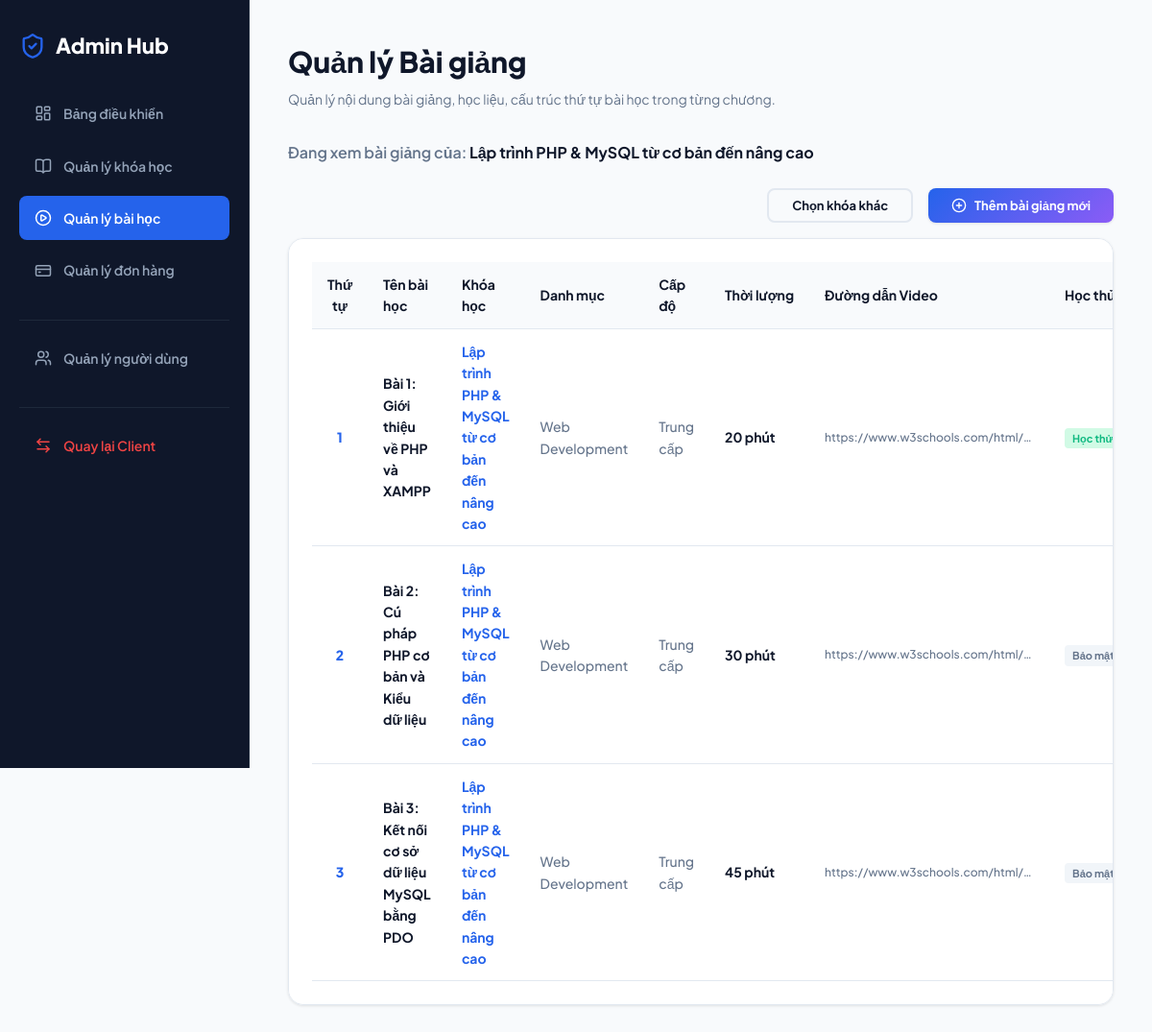
Page /admin/lessons.php?course_id=2 (signed in) on the committed database.
### tables this page shows
CREATE TABLE `courses` (
  `id` int NOT NULL AUTO_INCREMENT,
  `title` varchar(200) NOT NULL,
  `slug` varchar(255) NOT NULL,
  `description` text,
  `thumbnail` text,
  `price` decimal(10,2) NOT NULL,
  `discount_price` decimal(10,2) DEFAULT NULL,
  `level` varchar(50) NOT NULL,
  `category` varchar(100) NOT NULL,
  `instructor` varchar(100) DEFAULT NULL,
  `duration` int DEFAULT NULL,
  `total_lectures` int DEFAULT NULL,
  `published` tinyint(1) DEFAULT '0',
  `enrollment_count` int DEFAULT '0',
  `rating` double DEFAULT '0',
  `rating_count` int DEFAULT '0',
  `created_at` timestamp NULL DEFAULT CURRENT_TIMESTAMP,
  `updated_at` timestamp NULL DEFAULT CURRENT_TIMESTAMP ON UPDATE CURRENT_TIMESTAMP,
  PRIMARY KEY (`id`),
  UNIQUE KEY `slug` (`slug`)
);

CREATE TABLE `lessons` (
  `id` int NOT NULL AUTO_INCREMENT,
  `course_id` int NOT NULL,
  `title` varchar(255) NOT NULL,
  `description` text,
  `video_url` text,
  `duration` int DEFAULT NULL,
  `order_index` int NOT NULL,
  `is_free` tinyint(1) DEFAULT '0',
  `created_at` timestamp NULL DEFAULT CURRENT_TIMESTAMP,
  `updated_at` timestamp NULL DEFAULT CURRENT_TIMESTAMP ON UPDATE CURRENT_TIMESTAMP,
  PRIMARY KEY (`id`),
  KEY `course_id` (`course_id`),
  CONSTRAINT `lessons_ibfk_1` FOREIGN KEY (`course_id`) REFERENCES `courses` (`id`) ON DELETE CASCADE
);

### admin/lessons.php (the view, shortened to what this page needs)
<?php
require_once __DIR__ . '/../config/db.php';
$action = $_GET['action'] ?? 'list';
$selected_course_id = intval($_GET['course_id'] ?? 0);
$search = trim($_GET['search'] ?? '');
$category_filter = trim($_GET['category'] ?? 'all');
$level_filter = trim($_GET['level'] ?? 'all');
$level_labels = [
    'all' => 'Tất cả cấp độ',
    'BEGINNER' => 'Cơ bản',
    'INTERMEDIATE' => 'Trung cấp',
    'ADVANCED' => 'Nâng cao',
];
$all_courses = [];
$filtered_courses = [];
try {
    $all_courses = $pdo->query("SELECT id, title, category, level FROM courses ORDER BY id DESC")->fetchAll() ?: [];
    $course_sql = "SELECT id, title, category, level FROM courses";
    $course_params = [];
    $course_sql .= " ORDER BY id DESC";
    $stmt = $pdo->prepare($course_sql);
    $stmt->execute($course_params);
    $filtered_courses = $stmt->fetchAll() ?: [];
} catch (PDOException $e) {
    $error_msg = 'Không thể tải danh sách khóa học phục vụ bộ lọc.';
}
$selected_course_title = '';
foreach ($all_courses as $course_option) {
    if ((int) $course_option['id'] === $selected_course_id) {
        $selected_course_title = $course_option['title'];
        break;
    }
}
$lessons = [];
if ($action === 'list' && $selected_course_id > 0) {
    try {
        $sql = "
            SELECT l.*, c.title AS course_title, c.category, c.level
            FROM lessons l
            JOIN courses c ON c.id = l.course_id
            WHERE l.course_id = ?
        ";
        $sql .= " ORDER BY c.id DESC, l.order_index ASC";
        $stmt = $pdo->prepare($sql);
        $stmt->execute([$selected_course_id]);
        $lessons = $stmt->fetchAll() ?: [];
    } catch (PDOException $e) {
        $error_msg = 'Không thể tải danh sách bài giảng.';
    }
}
?>
<!DOCTYPE html>
<html lang="vi">
<head>
    <link rel="stylesheet" href="../assets/css/admin.css">
</head>
<body>
    <div class="admin-wrapper">
        <aside class="admin-sidebar">
            <div class="admin-sidebar-logo">
                <i data-lucide="shield-check" style="stroke: var(--primary); width: 28px; height: 28px;"></i>
                <span>Admin Hub</span>
            </div>
            <ul class="admin-menu-list">
                <li class="admin-menu-item">
                    <a href="dashboard.php">
                        <i data-lucide="layout-dashboard" style="width: 18px; height: 18px;"></i>
                        Bảng điều khiển
                    </a>
                </li>
                <li class="admin-menu-item">
                    <a href="courses.php">
                        <i data-lucide="book-open" style="width: 18px; height: 18px;"></i>
                        Quản lý khóa học
                    </a>
                </li>
                <li class="admin-menu-item active">
                    <a href="lessons.php">
                        <i data-lucide="play-circle" style="width: 18px; height: 18px;"></i>
                        Quản lý bài học
                    </a>
                </li>
                <li class="admin-menu-item">
                    <a href="orders.php">
                        <i data-lucide="credit-card" style="width: 18px; height: 18px;"></i>
                        Quản lý đơn hàng
                    </a>
                </li>
                <li class="admin-menu-item" style="margin-top: 20px; border-top: 1px solid #1e293b; padding-top: 16px;">
                    <a href="users.php">
                        <i data-lucide="users" style="width: 18px; height: 18px;"></i>
                        Quản lý người dùng
                    </a>
                </li>
                <li class="admin-menu-item" style="margin-top: 20px; border-top: 1px solid #1e293b; padding-top: 16px;">
                    <a href="../index.php" style="color: #ef4444;">
                        <i data-lucide="arrow-left-right" style="width: 18px; height: 18px;"></i>
                        Quay lại Client
                    </a>
                </li>
            </ul>
        </aside>
        <main class="admin-container">
            <div style="display: flex; justify-content: space-between; align-items: center; margin-bottom: 32px;">
                <div>
                    <h1 style="font-size: 30px; font-weight: 800; color: var(--text-main); margin-bottom: 4px;">
                        <?php
                            if ($action === 'list') echo 'Quản lý Bài giảng';
                            elseif ($action === 'add') echo 'Thêm bài học mới';
                            elseif ($action === 'edit') echo 'Sửa bài học';
                            elseif ($action === 'view') echo 'Chi tiết bài học';
                        ?>
                    </h1>
                    <p style="color: var(--text-muted); font-size: 14px;">Quản lý nội dung bài giảng, học liệu, cấu trúc thứ tự bài học trong từng chương.</p>
                </div>
            </div>
            <?php if ($action === 'list'): ?>
                <?php if ($selected_course_id <= 0): ?>
                    <div class="admin-table-card" style="margin-bottom: 30px;">
                        <h3 style="font-size: 18px; font-weight: 800; margin-bottom: 16px;">Chọn khóa học để xem bài giảng</h3>
                        <?php if (empty($filtered_courses)): ?>
                            <p style="color: var(--text-muted); font-style: italic; text-align: center; padding: 40px 0;">Không tìm thấy khóa học phù hợp.</p>
                        <?php else: ?>
                            <table style="width: 100%; border-collapse: collapse; text-align: left; font-size: 14px;">
                                <thead>
                                    <tr style="border-bottom: 1px solid var(--border); font-weight: 700; color: var(--text-main); background-color: var(--bg-main);">
                                        <th style="padding: 12px 16px;">Khóa học</th>
                                        <th style="padding: 12px 16px;">Danh mục</th>
                                        <th style="padding: 12px 16px;">Cấp độ học tập</th>
                                        <th style="padding: 12px 16px; text-align: center;">Thao tác</th>
                                    </tr>
                                </thead>
                                <tbody>
                                    <?php foreach ($filtered_courses as $course_option): ?>
                                        <tr style="border-bottom: 1px solid var(--border); font-weight: 500;">
                                            <td style="padding: 12px 16px;"><strong><?php echo htmlspecialchars($course_option['title']); ?></strong></td>
                                            <td style="padding: 12px 16px; color: var(--text-muted);"><?php echo htmlspecialchars($course_option['category']); ?></td>
                                            <td style="padding: 12px 16px; color: var(--text-muted);"><?php echo htmlspecialchars($level_labels[$course_option['level']] ?? $course_option['level']); ?></td>
                                            <td style="padding: 12px 16px; text-align: center;">
                                                <a href="lessons.php?course_id=<?php echo $course_option['id']; ?>&search=<?php echo urlencode($search); ?>&category=<?php echo urlencode($category_filter); ?>&level=<?php echo urlencode($level_filter); ?>" class="btn btn-primary" style="height: 32px; padding: 6px 12px; font-size: 12px; border-radius: 4px;">Xem bài giảng</a>
                                            </td>
                                        </tr>
                                    <?php endforeach; ?>
                                </tbody>
                            </table>
                        <?php endif; ?>
                    </div>
                <?php else: ?>
                    <div style="display: flex; justify-content: space-between; align-items: center; margin-bottom: 16px; gap: 24px; flex-wrap: wrap;">
                        <div style="color: var(--text-muted); font-weight: 600;">
                            Đang xem bài giảng của: <strong style="color: var(--text-main);"><?php echo htmlspecialchars($selected_course_title); ?></strong>
                        </div>
                        <div style="display: flex; align-items: center; gap: 16px; margin-left: auto;">
                            <a href="lessons.php?search=<?php echo urlencode($search); ?>&category=<?php echo urlencode($category_filter); ?>&level=<?php echo urlencode($level_filter); ?>" class="btn btn-outline" style="height: 36px; font-size: 13px; border-radius: var(--radius-sm);">Chọn khóa khác</a>
                            <a href="lessons.php?action=add&course_id=<?php echo $selected_course_id; ?>" class="btn btn-primary" style="height: 36px; font-size: 13px; border-radius: var(--radius-sm);">
                                <i data-lucide="plus-circle" style="width: 16px; height: 16px;"></i>
                                Thêm bài giảng mới
                            </a>
                        </div>
                    </div>
                    <div class="admin-table-card">
                        <?php if (empty($lessons)): ?>
                            <p style="color: var(--text-muted); font-style: italic; text-align: center; padding: 40px 0;">Không tìm thấy bài giảng phù hợp.</p>
                        <?php else: ?>
                            <table style="width: 100%; border-collapse: collapse; text-align: left; font-size: 14px;">
                                <thead>
                                    <tr style="border-bottom: 1px solid var(--border); font-weight: 700; color: var(--text-main); background-color: var(--bg-main);">
                                        <th style="padding: 12px 16px; width: 80px; text-align: center;">Thứ tự</th>
                                        <th style="padding: 12px 16px;">Tên bài học</th>
                                        <th style="padding: 12px 16px;">Khóa học</th>
                                        <th style="padding: 12px 16px;">Danh mục</th>
                                        <th style="padding: 12px 16px;">Cấp độ</th>
                                        <th style="padding: 12px 16px; white-space: nowrap; min-width: 96px;">Thời lượng</th>
                                        <th style="padding: 12px 16px;">Đường dẫn Video</th>
                                        <th style="padding: 12px 16px;">Học thử</th>
                                    </tr>
                                </thead>
                                <tbody>
                                    <?php foreach ($lessons as $l): ?>
                                        <tr style="border-bottom: 1px solid var(--border); font-weight: 500;">
                                            <td style="padding: 12px 16px; font-weight: 800; color: var(--primary); text-align: center;"><?php echo htmlspecialchars($l['order_index']); ?></td>
                                            <td style="padding: 12px 16px;"><strong><?php echo htmlspecialchars($l['title']); ?></strong></td>
                                            <td style="padding: 12px 16px;"><a href="courses.php?action=view&id=<?php echo $l['course_id']; ?>" style="color: var(--primary); font-weight: 700;"><?php echo htmlspecialchars($l['course_title']); ?></a></td>
                                            <td style="padding: 12px 16px; color: var(--text-muted);"><?php echo htmlspecialchars($l['category']); ?></td>
                                            <td style="padding: 12px 16px; color: var(--text-muted);"><?php echo htmlspecialchars($level_labels[$l['level']] ?? $l['level']); ?></td>
                                            <td style="padding: 12px 16px; font-weight: 700; color: var(--text-main); white-space: nowrap;"><?php echo htmlspecialchars($l['duration']); ?> phút</td>
                                            <td style="padding: 12px 16px; color: var(--text-muted); font-size: 12px; max-width: 250px; overflow: hidden; text-overflow: ellipsis; white-space: nowrap;" title="<?php echo htmlspecialchars($l['video_url']); ?>">
                                                <?php echo htmlspecialchars($l['video_url']); ?>
                                            </td>
                                            <td style="padding: 12px 16px;">
                                                <?php
                                                    echo $l['is_free'] == 1
                                                        ? '<span style="background-color:#d1fae5;color:var(--success);padding:2px 8px;border-radius:4px;font-size:11px;font-weight:700;white-space:nowrap;display:inline-flex;align-items:center;">Học thử (Free)</span>'
                                                        : '<span style="background-color:#f1f5f9;color:var(--text-muted);padding:2px 8px;border-radius:4px;font-size:11px;font-weight:700;white-space:nowrap;display:inline-flex;align-items:center;">Bảo mật</span>';
                                                ?>
                                            </td>
                                        </tr>
                                    <?php endforeach; ?>
                                </tbody>
                            </table>
                        <?php endif; ?>
                    </div>
                <?php endif; ?>
            <?php endif; ?>
        </main>
    </div>
</body>
</html>

### rows in the picture
courses: title "Lập trình PHP & MySQL từ cơ bản đến nâng cao"
lessons: order_index "1", title "Bài 1: Giới thiệu về PHP và XAMPP", course.title "Lập trình PHP & MySQL từ cơ bản đến nâng cao", course.category "Web Development", course.level "Trung cấp", duration "20", video_url "https://www.w3schools.com/html/…", is_free "Học thử…"
lessons: order_index "2", title "Bài 2: Cú pháp PHP cơ bản và Kiểu dữ liệu", course.title "Lập trình PHP & MySQL từ cơ bản đến nâng cao", course.category "Web Development", course.level "Trung cấp", duration "30", video_url "https://www.w3schools.com/html/…", is_free "Bảo mật"
lessons: order_index "3", title "Bài 3: Kết nối cơ sở dữ liệu MySQL bằng PDO", course.title "Lập trình PHP & MySQL từ cơ bản đến nâng cao", course.category "Web Development", course.level "Trung cấp", duration "45", video_url "https://www.w3schools.com/html/…", is_free "Bảo mật"
